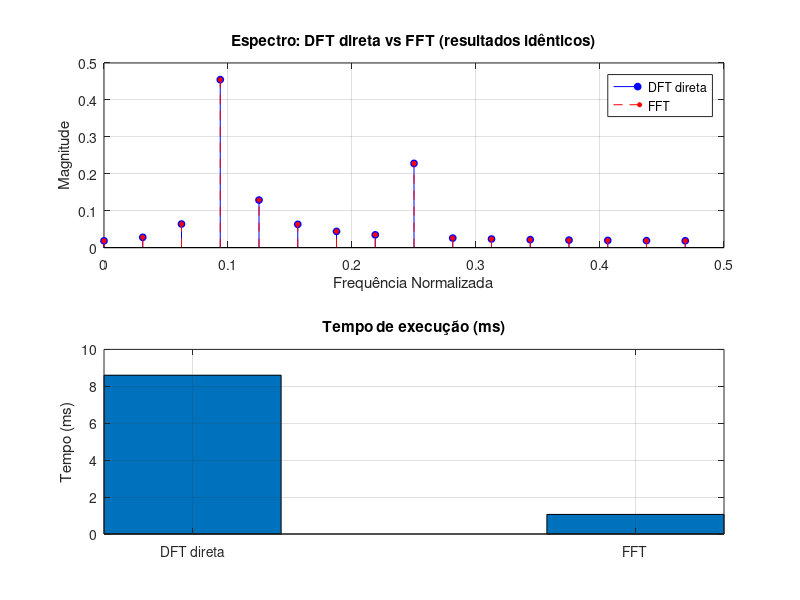

Here is the MATLAB script that generated this plot:
% QUESTÃO 6 - DFT direta vs função fft()
% Implementa a DFT pela definição matemática e compara
% com o resultado da fft() do MATLAB/Octave


clear; clc; close all;

% Sinal curto (poucos pontos pra DFT direta não demorar tanto)
N = 32;
n = 0:N-1;
f0 = 0.1;
x  = sin(2*pi*f0*n) + 0.5*cos(2*pi*0.25*n);

% --- DFT DIRETA (pela definição matemática) ---
% X[k] = sum_{n=0}^{N-1} x[n] * exp(-j*2*pi*k*n/N)
tic;
X_dft = zeros(1, N);
for k = 0:N-1
    soma = 0;
    for m = 0:N-1
        soma = soma + x(m+1) * exp(-1j * 2*pi * k * m / N);
    end
    X_dft(k+1) = soma;
end
tempo_dft = toc;

% --- FFT do MATLAB ---
tic;
X_fft = fft(x);
tempo_fft = toc;

% Comparar resultados
diferenca_max = max(abs(X_dft - X_fft));

fprintf('=== Comparação DFT direta vs FFT ===\n');
fprintf('Diferença máxima entre os resultados: %.2e\n', diferenca_max);
fprintf('(Valores praticamente iguais - diferença é erro numérico)\n\n');
fprintf('Tempo DFT direta: %.6f segundos\n', tempo_dft);
fprintf('Tempo FFT:        %.6f segundos\n', tempo_fft);
fprintf('A FFT foi %.1fx mais rápida!\n\n', tempo_dft/tempo_fft);

% Complexidade teórica
fprintf('=== Custo computacional teórico ===\n');
fprintf('DFT direta: N² = %d² = %d operações\n', N, N^2);
fprintf('FFT:        N·log2(N) = %d·%.1f ≈ %d operações\n', N, log2(N), round(N*log2(N)));

% --- Plotar comparação ---
freq   = (0:N-1)/N;
metade = 1:N/2;

figure('Name','Questão 6 - DFT vs FFT','NumberTitle','off');

subplot(2,1,1);
stem(freq(metade), abs(X_dft(metade))/N, 'b', 'filled', 'MarkerSize',5); hold on;
stem(freq(metade), abs(X_fft(metade))/N, 'r--', 'filled', 'MarkerSize',3);
legend('DFT direta','FFT');
title('Espectro: DFT direta vs FFT (resultados idênticos)');
xlabel('Frequência Normalizada'); ylabel('Magnitude'); grid on;

subplot(2,1,2);
bar([tempo_dft, tempo_fft]*1000, 0.4);
set(gca,'XTickLabel',{'DFT direta','FFT'});
title('Tempo de execução (ms)');
ylabel('Tempo (ms)'); grid on;

% DISCUSSÃO:
% Os espectros são idênticos (a diferença é só erro de ponto flutuante).
% A FFT calcula exatamente a mesma coisa, mas usando o algoritmo
% de divisão e conquista de Cooley-Tukey, que reduz o número de
% operações de N² para N*log2(N). Para N=32 a diferença já aparece;
% para N=1024 ou maior, a FFT é centenas de vezes mais rápida.
